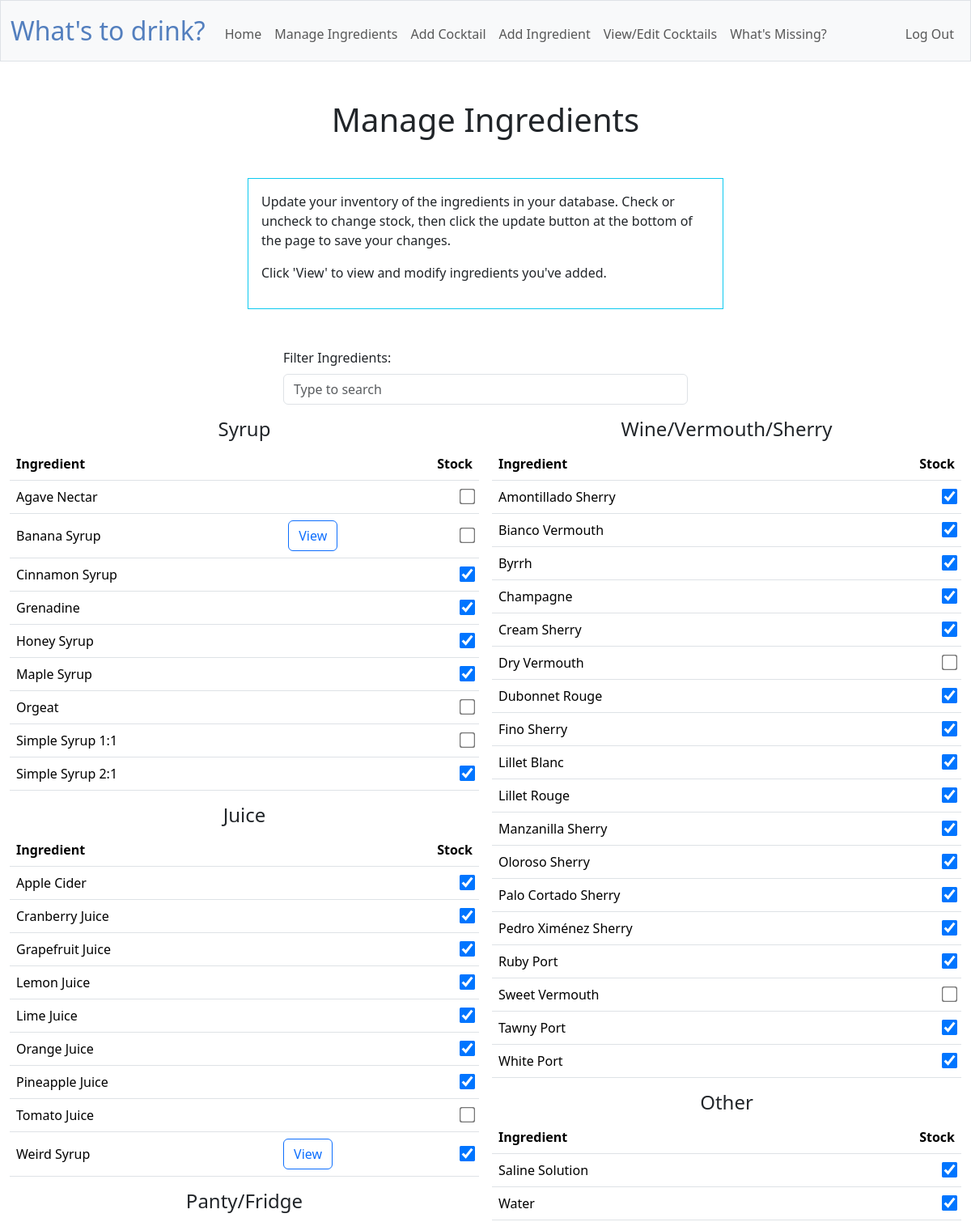
/manageingredients (signed in, upper part), run on the app's committed database.
### tables this page shows
CREATE TABLE common_ingredients (id INTEGER PRIMARY KEY AUTOINCREMENT NOT NULL, name TEXT NOT NULL, type TEXT, short_name TEXT, notes TEXT);

### app.py (the view, shortened to what this page needs)
@app.route("/manageingredients", methods=["GET", "POST"])
@login_required
def manageingredients():
    if request.method =="GET":
        q = request.args.get('q')
        if q is not None:
            types = db.execute("SELECT DISTINCT type FROM (SELECT 'common' AS source, ci.id AS ingredient_id, ci.name, ci.type, ci.short_name, cs.stock \
                                    FROM common_ingredients ci \
                                    LEFT JOIN common_stock cs ON ci.id = cs.ingredient_id AND cs.user_id = ? \
                                    WHERE ci.name LIKE ?\
                                    UNION SELECT 'user' AS source, i.id AS ingredient_id, i.name, i.type, i.short_name, i.stock \
                                    FROM ingredients i \
                                    WHERE i.user_id = ? AND i.name LIKE ?)", session["user_id"], '%'+q+'%', session["user_id"], '%'+q+'%')
            ingredients = db.execute("SELECT 'common' AS source, ci.id AS ingredient_id, ci.name, ci.type, ci.short_name, cs.stock, ci.notes \
                                    FROM common_ingredients ci \
                                    LEFT JOIN common_stock cs ON ci.id = cs.ingredient_id AND cs.user_id = ? \
                                    WHERE ci.name LIKE ?\
                                    UNION SELECT 'user' AS source, i.id AS ingredient_id, i.name, i.type, i.short_name, i.stock, i.notes \
                                    FROM ingredients i \
                                    WHERE i.user_id = ? AND i.name LIKE ?\
                                    ORDER BY name ASC", session["user_id"], '%'+q+'%', session["user_id"], '%'+q+'%'
                                    )
            if request.headers.get('HX-Trigger') == 'search':
                return render_template("/ingredientstable.html", ingredients=ingredients, types=types)
            else:
                return render_template("/manageingredients.html", ingredients=ingredients, types=types)
        else:
            types = db.execute("SELECT DISTINCT type FROM common_ingredients")
            ingredients = db.execute("SELECT 'common' AS source, ci.id AS ingredient_id, ci.name, ci.type, ci.short_name, cs.stock, ci.notes \
                                     FROM common_ingredients ci \
                                     LEFT JOIN common_stock cs ON ci.id = cs.ingredient_id AND cs.user_id = ? \
                                     UNION SELECT 'user' AS source, i.id AS ingredient_id, i.name, i.type, i.short_name, i.stock, i.notes \
                                     FROM ingredients i \
                                     WHERE i.user_id = ? \
                                     ORDER BY name ASC", session["user_id"], session["user_id"])
            return render_template(
                "manageingredients.html", ingredients=ingredients, types=types
            )

### app.py (called while the page is built)
@app.after_request
def after_request(response):
    response.headers["Cache-Control"] = "no-cache, no-store, must-revalidate"
    response.headers["Expires"] = 0
    response.headers["Pragma"] = "no-cache"
    return response

### helpers.py (called while the page is built)
def login_required(f):
    @wraps(f)
    def decorated_function(*args, **kwargs):
        if session.get("user_id") is None:
            return redirect("/login")
        return f(*args, **kwargs)
    return decorated_function

### templates/manageingredients.html (shortened to what this page needs)
{% extends "layout.html" %}
{% block main %}
    <h1 class="text-center mb-5">Manage Ingredients</h1>
    <div class="center mb-5 border border-info p-3">
        <p>Update your inventory of the ingredients in your database. Check or uncheck to change stock, then click the update button at the bottom of the page to save your changes.</p>
        <p>Click 'View' to view and modify ingredients you've added.</p>
    </div>
    <div class="container">
        <form class="item-center center-form form-group mb-3">
            <label for="search" class="form-label">Filter Ingredients:</label>
            <input id="search" class="form-control" type="search" name="q" placeholder="Type to search" hx-get="/manageingredients" hx-target="#ingredientstable" hx-trigger="search, keyup changed delay:300ms"/>
        </form>
    </div>
    <form action="/manageingredients" id="ingredientstable" method="post">
        <div class="table-group text-center mb-3">
        {% for type in types %}
            <div class="no-break">
                <h4>{{ type.type }}</h4>
                <table class="table table-hover">
                    <thead>
                        <tr>
                            <th class="left-text">Ingredient</th>
                            <th></th>
                            <th class="right-text">Stock</th>
                        </tr>
                    </thead>
                    <tbody>
                        {% for ingredient in ingredients %}
                        {% if ingredient.type == type.type %}
                            <tr>
                                <td class="left-text">{{ ingredient.name }}</td>
                                <td class="button-cell">
                                    {% if ingredient.source == 'user' %}
                                        <button class="btn btn-outline-primary viewbtn" hx-get="/viewingredientmodal" hx-target="#viewModal" hx-trigger="click" type="button" data-bs-toggle="modal" data-bs-target="#viewModal" onclick="populateModal('{{ ingredient.name }}', '{{ingredient.source}}', '{{ingredient.type}}', '{{ingredient.short_name}}', '{{ingredient.notes}}')">View</button>
                                    {% endif %}
                                </td>
                                {% if ingredient.stock == "on" %}
                                <td class="right-text">
                                    <input type="checkbox" id="stock_{{ ingredient.name }}" name="stock_{{ ingredient.name }}" checked>
                                </td>
                                {% else %}
                                <td class="right-text">
                                    <input type="checkbox" id="stock_{{ ingredient.name }}" name="stock_{{ ingredient.name }}" unchecked>
                                </td>
                                {% endif %}
                            </tr>
                            {% endif %}
                        {% endfor %}
                    </tbody>
                </table>
            </div>
        {% endfor %}
        </div>
    </form>
{% endblock %}

### templates/layout.html (shortened to what this page needs)
<!DOCTYPE html>
<html lang="en">
    <head>
        <link href="https://cdn.jsdelivr.net/npm/bootstrap@5.3.2/dist/css/bootstrap.min.css" rel="stylesheet">
        <script src="https://code.jquery.com/jquery-3.7.1.js"></script>        <link href="/static/styles.css" rel="stylesheet">
    </head>
    <body>
        <nav class="bg-light border navbar navbar-expand-md navbar-light">
            <div class="container-fluid">
                <a class="navbar-brand" href="/whatstodrink"><span class="blue">What's to drink?</span></a>
                <div class="collapse navbar-collapse" id="navbar">
                    {% if session["user_id"] %}
                        <ul class="navbar-nav me-auto mt-2">
                            <li class="nav-item"><a class="nav-link" href="/">Home</a></li>
                            <li class="nav-item"><a class="nav-link" href="/manageingredients">Manage Ingredients</a></li>
                            <li class="nav-item"><a class="nav-link" href="/addcocktail">Add Cocktail</a></li>
                            <li class="nav-item"><a class="nav-link" href="/addingredient">Add Ingredient</a></li>
                            <li class="nav-item"><a class="nav-link" href="/viewcocktails">View/Edit Cocktails</a></li>
                            <li class="nav-item"><a class="nav-link" href="/missingone">What's Missing?</a></li>
                        </ul>
                        <ul class="navbar-nav ms-auto mt-2">
                            <li class="nav-item"><a class="nav-link" href="/logout">Log Out</a></li>
                        </ul>
                    {% else %}
                        <ul class="navbar-nav ms-auto mt-2">
                            <li class="nav-item"><a class="nav-link" href="/register">Register</a></li>
                            <li class="nav-item"><a class="nav-link" href="/login">Log In</a></li>
                        </ul>
                    {% endif %}
                </div>
            </div>
        </nav>
        <main class="container-fluid py-5">
            {% block main %}{% endblock %}
        </main>
    </body>
</html>

### static/styles.css (style rules this page uses)
.center { margin: auto; width: 50%; padding: 10px; }
.center-form { margin: auto; max-width: 500px; }
nav .navbar-brand { font-size: xx-large; }
nav .navbar-brand .blue { color: #537fbe; }
table { background-color: transparent; margin-left: auto; margin-right: auto; margin-bottom: 1rem; width: 350px; }
table th, table td { padding: 0.75rem; vertical-align: middle; }
input[type=checkbox] { transform: scale(1.5); margin-left: 1rem; }
.no-break { break-inside: avoid-column; }
.table-group { column-count: 6; column-width: 400px; }
.blue { color: #537fbe; }
.right-text { text-align: right; }
.left-text { text-align: left; }
.item-center { grid-column-start: 2; grid-column-end: 3; align-self: start; grid-row: 1/2; }

### data on the page
common_ingredients: name "Agave Nectar"
common_ingredients: name "Cinnamon Syrup"
common_ingredients: name "Grenadine"
common_ingredients: name "Honey Syrup"
common_ingredients: name "Maple Syrup"
common_ingredients: name "Orgeat"
common_ingredients: name "Simple Syrup 1:1"
common_ingredients: name "Simple Syrup 2:1"
common_ingredients: name "Apple Cider"
common_ingredients: name "Cranberry Juice"
common_ingredients: name "Grapefruit Juice"
common_ingredients: name "Lemon Juice"
common_ingredients: name "Lime Juice"
common_ingredients: name "Orange Juice"
common_ingredients: name "Pineapple Juice"
common_ingredients: name "Tomato Juice"
common_ingredients: name "Amontillado Sherry"
common_ingredients: name "Bianco Vermouth"
common_ingredients: name "Byrrh"
common_ingredients: name "Champagne"
common_ingredients: name "Cream Sherry"
common_ingredients: name "Dry Vermouth"
common_ingredients: name "Dubonnet Rouge"
common_ingredients: name "Fino Sherry"
common_ingredients: name "Lillet Blanc"
common_ingredients: name "Lillet Rouge"
common_ingredients: name "Manzanilla Sherry"
common_ingredients: name "Oloroso Sherry"
common_ingredients: name "Palo Cortado Sherry"
common_ingredients: name "Pedro Ximénez Sherry"
common_ingredients: name "Ruby Port"
common_ingredients: name "Sweet Vermouth"
common_ingredients: name "Tawny Port"
common_ingredients: name "White Port"
common_ingredients: name "Saline Solution"
common_ingredients: name "Water"

### other printed values
{{ type.type }} "Syrup" "Juice" "Panty/Fridge" "Wine/Vermouth/Sherry" "Other"
{{ ingredient.name }} "Banana Syrup" "Weird Syrup"
